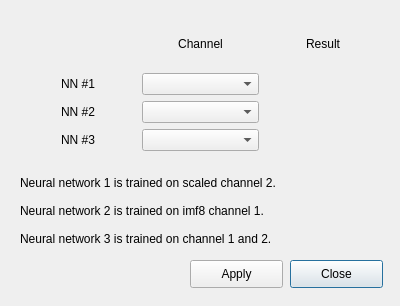
<?xml version="1.0" encoding="UTF-8"?>
<ui version="4.0">
 <class>Dialog</class>
 <widget class="QDialog" name="Dialog">
  <property name="geometry">
   <rect>
    <x>0</x>
    <y>0</y>
    <width>400</width>
    <height>306</height>
   </rect>
  </property>
  <property name="windowTitle">
   <string>Neural network</string>
  </property>
  <widget class="QPushButton" name="pushButtonClose">
   <property name="geometry">
    <rect>
     <x>290</x>
     <y>260</y>
     <width>93</width>
     <height>28</height>
    </rect>
   </property>
   <property name="text">
    <string>Close</string>
   </property>
  </widget>
  <widget class="QWidget" name="gridLayoutWidget">
   <property name="geometry">
    <rect>
     <x>20</x>
     <y>20</y>
     <width>361</width>
     <height>131</height>
    </rect>
   </property>
   <layout class="QGridLayout" name="gridLayout">
    <item row="0" column="2">
     <widget class="QLabel" name="label_2">
      <property name="text">
       <string>Result</string>
      </property>
      <property name="alignment">
       <set>Qt::AlignCenter</set>
      </property>
     </widget>
    </item>
    <item row="1" column="1">
     <widget class="QComboBox" name="comboBox"/>
    </item>
    <item row="2" column="2">
     <widget class="QLabel" name="label_NN_2">
      <property name="text">
       <string/>
      </property>
      <property name="alignment">
       <set>Qt::AlignCenter</set>
      </property>
     </widget>
    </item>
    <item row="3" column="2">
     <widget class="QLabel" name="label_NN_3">
      <property name="text">
       <string/>
      </property>
      <property name="alignment">
       <set>Qt::AlignCenter</set>
      </property>
     </widget>
    </item>
    <item row="1" column="2">
     <widget class="QLabel" name="label_NN_1">
      <property name="text">
       <string/>
      </property>
      <property name="alignment">
       <set>Qt::AlignCenter</set>
      </property>
     </widget>
    </item>
    <item row="2" column="0">
     <widget class="QLabel" name="label_4">
      <property name="text">
       <string>NN #2</string>
      </property>
      <property name="alignment">
       <set>Qt::AlignCenter</set>
      </property>
     </widget>
    </item>
    <item row="1" column="0">
     <widget class="QLabel" name="label_3">
      <property name="text">
       <string>NN #1</string>
      </property>
      <property name="alignment">
       <set>Qt::AlignCenter</set>
      </property>
     </widget>
    </item>
    <item row="2" column="1">
     <widget class="QComboBox" name="comboBox_2"/>
    </item>
    <item row="3" column="0">
     <widget class="QLabel" name="label_5">
      <property name="text">
       <string>NN #3</string>
      </property>
      <property name="alignment">
       <set>Qt::AlignCenter</set>
      </property>
     </widget>
    </item>
    <item row="0" column="1">
     <widget class="QLabel" name="label">
      <property name="text">
       <string>Channel</string>
      </property>
      <property name="alignment">
       <set>Qt::AlignCenter</set>
      </property>
     </widget>
    </item>
    <item row="3" column="1">
     <widget class="QComboBox" name="comboBox_3"/>
    </item>
   </layout>
  </widget>
  <widget class="QPushButton" name="pushButtonApply">
   <property name="geometry">
    <rect>
     <x>190</x>
     <y>260</y>
     <width>93</width>
     <height>28</height>
    </rect>
   </property>
   <property name="text">
    <string>Apply</string>
   </property>
  </widget>
  <widget class="QLabel" name="label_6">
   <property name="geometry">
    <rect>
     <x>20</x>
     <y>170</y>
     <width>311</width>
     <height>81</height>
    </rect>
   </property>
   <property name="text">
    <string>Neural network 1 is trained on scaled channel 2.

Neural network 2 is trained on imf8 channel 1.

Neural network 3 is trained on channel 1 and 2.</string>
   </property>
  </widget>
 </widget>
 <resources/>
 <connections/>
</ui>
